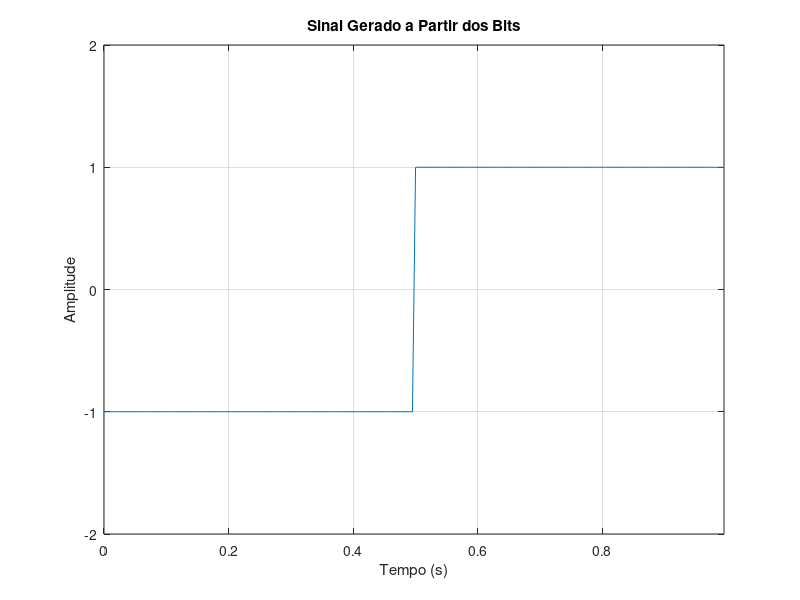

Here is the MATLAB script that generated this plot:
close all
clear all

Fs = 100; % Frequência de amostragem
a = input('Digite o array de bits entre colchetes (exemplo: [1 0 1 1 0]): ');
y = []; % Inicializa o array de saída

bitA = ones(1, Fs);  % Definição de bitA
bitB = -ones(1, Fs); % Definição de bitB
bitC = zeros(1,Fs);

% Concatenação de bitA e bitB baseado nos valores de 'a'
for i = 1:length(a)
    if a(i) == 1
        y = [y, bitA]; % Concatena bitA em y
        y = [y, bitB]; % Concatena bitB em y
    else
        y = [y, bitB]; % Concatena bitB em y
        y = [y, bitA]; % Concatena bitA em y
    end
end

% Gera o vetor de tempo 't' com o mesmo tamanho de 'y'
t = ((0:length(y)-1)/Fs)/2;

% Plota o sinal
figure
plot(t, y) % Ajusta o eixo de tempo para o tamanho de y
xlabel('Tempo (s)');
ylabel('Amplitude');
axis([0 max(t) -2 2]) % Define os limites do gráfico
title('Sinal Gerado a Partir dos Bits')
grid